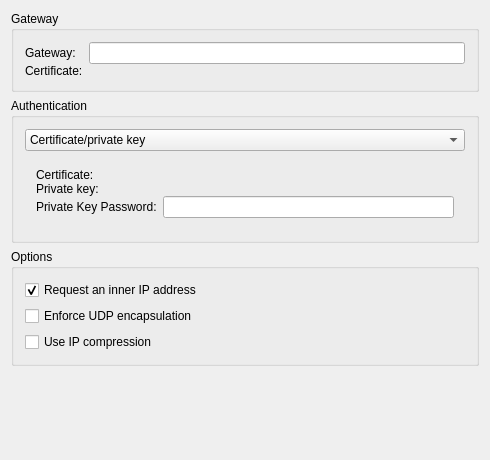
<?xml version="1.0" encoding="UTF-8"?>
<ui version="4.0">
 <class>StrongswanProp</class>
 <widget class="QWidget" name="StrongswanProp">
  <property name="geometry">
   <rect>
    <x>0</x>
    <y>0</y>
    <width>490</width>
    <height>460</height>
   </rect>
  </property>
  <property name="windowTitle">
   <string>Strong Swan VPN</string>
  </property>
  <layout class="QVBoxLayout" name="verticalLayout">
   <item>
    <widget class="QGroupBox" name="groupBox">
     <property name="title">
      <string>Gateway</string>
     </property>
     <layout class="QFormLayout" name="formLayout">
      <property name="verticalSpacing">
       <number>0</number>
      </property>
      <item row="0" column="0">
       <widget class="QLabel" name="textLabel3">
        <property name="text">
         <string>Gateway:</string>
        </property>
        <property name="wordWrap">
         <bool>false</bool>
        </property>
        <property name="buddy">
         <cstring>leGateway</cstring>
        </property>
       </widget>
      </item>
      <item row="0" column="1">
       <widget class="QLineEdit" name="leGateway">
        <property name="clearButtonEnabled">
         <bool>true</bool>
        </property>
       </widget>
      </item>
      <item row="1" column="0">
       <widget class="QLabel" name="label_3">
        <property name="text">
         <string>Certificate:</string>
        </property>
       </widget>
      </item>
      <item row="1" column="1">
       <widget class="KUrlRequester" name="leGatewayCertificate"/>
      </item>
     </layout>
    </widget>
   </item>
   <item>
    <widget class="QGroupBox" name="groupBox_2">
     <property name="title">
      <string>Authentication</string>
     </property>
     <layout class="QVBoxLayout" name="verticalLayout_3">
      <item>
       <widget class="QComboBox" name="cmbMethod">
        <property name="sizePolicy">
         <sizepolicy hsizetype="Expanding" vsizetype="Fixed">
          <horstretch>0</horstretch>
          <verstretch>0</verstretch>
         </sizepolicy>
        </property>
        <property name="editable">
         <bool>false</bool>
        </property>
        <item>
         <property name="text">
          <string>Certificate/private key</string>
         </property>
        </item>
        <item>
         <property name="text">
          <string>Certificate/ssh-agent</string>
         </property>
        </item>
        <item>
         <property name="text">
          <string>Smartcard</string>
         </property>
        </item>
        <item>
         <property name="text">
          <string>EAP</string>
         </property>
        </item>
       </widget>
      </item>
      <item>
       <widget class="QStackedWidget" name="swMethods">
        <property name="sizePolicy">
         <sizepolicy hsizetype="Preferred" vsizetype="Fixed">
          <horstretch>0</horstretch>
          <verstretch>0</verstretch>
         </sizepolicy>
        </property>
        <property name="currentIndex">
         <number>0</number>
        </property>
        <widget class="QWidget" name="page_4">
         <layout class="QFormLayout" name="formLayout_4">
          <property name="fieldGrowthPolicy">
           <enum>QFormLayout::ExpandingFieldsGrow</enum>
          </property>
          <property name="verticalSpacing">
           <number>0</number>
          </property>
          <item row="0" column="0">
           <widget class="QLabel" name="label_4">
            <property name="text">
             <string>Certificate:</string>
            </property>
           </widget>
          </item>
          <item row="0" column="1">
           <widget class="KUrlRequester" name="leAuthPrivatekeyCertificate"/>
          </item>
          <item row="1" column="0">
           <widget class="QLabel" name="label_6">
            <property name="text">
             <string>Private key:</string>
            </property>
           </widget>
          </item>
          <item row="1" column="1">
           <widget class="KUrlRequester" name="leAuthPrivatekeyKey"/>
          </item>
          <item row="2" column="0">
           <widget class="QLabel" name="label_7">
            <property name="text">
             <string>Private Key Password:</string>
            </property>
           </widget>
          </item>
          <item row="2" column="1">
           <layout class="QHBoxLayout" name="horizontalLayout_3">
            <item>
             <widget class="PasswordField" name="lePrivateKeyPassword">
              <property name="passwordModeEnabled" stdset="0">
               <bool>true</bool>
              </property>
             </widget>
            </item>
           </layout>
          </item>
         </layout>
        </widget>
        <widget class="QWidget" name="page_3">
         <layout class="QFormLayout" name="formLayout_3">
          <property name="verticalSpacing">
           <number>0</number>
          </property>
          <item row="0" column="0">
           <widget class="QLabel" name="label">
            <property name="text">
             <string>Certificate:</string>
            </property>
           </widget>
          </item>
          <item row="0" column="1">
           <widget class="KUrlRequester" name="leAuthSshCertificate"/>
          </item>
         </layout>
        </widget>
        <widget class="QWidget" name="page_2">
         <layout class="QFormLayout" name="formLayout_5">
          <property name="verticalSpacing">
           <number>0</number>
          </property>
          <item row="0" column="0">
           <widget class="QLabel" name="label_8">
            <property name="text">
             <string>PIN:</string>
            </property>
           </widget>
          </item>
          <item row="0" column="1">
           <layout class="QHBoxLayout" name="horizontalLayout_4">
            <item>
             <widget class="PasswordField" name="lePin">
              <property name="passwordModeEnabled" stdset="0">
               <bool>true</bool>
              </property>
             </widget>
            </item>
           </layout>
          </item>
         </layout>
        </widget>
        <widget class="QWidget" name="page">
         <layout class="QFormLayout" name="formLayout_2">
          <property name="fieldGrowthPolicy">
           <enum>QFormLayout::ExpandingFieldsGrow</enum>
          </property>
          <property name="verticalSpacing">
           <number>0</number>
          </property>
          <item row="0" column="0">
           <widget class="QLabel" name="label_5">
            <property name="text">
             <string>Username:</string>
            </property>
            <property name="buddy">
             <cstring>leUserName</cstring>
            </property>
           </widget>
          </item>
          <item row="0" column="1">
           <widget class="QLineEdit" name="leUserName">
            <property name="clearButtonEnabled">
             <bool>true</bool>
            </property>
           </widget>
          </item>
          <item row="1" column="1">
           <layout class="QHBoxLayout" name="horizontalLayout">
            <item>
             <widget class="PasswordField" name="leUserPassword">
              <property name="passwordModeEnabled" stdset="0">
               <bool>true</bool>
              </property>
             </widget>
            </item>
           </layout>
          </item>
          <item row="1" column="0">
           <widget class="QLabel" name="label_2">
            <property name="text">
             <string>User Password:</string>
            </property>
            <property name="buddy">
             <cstring>leUserPassword</cstring>
            </property>
           </widget>
          </item>
         </layout>
        </widget>
       </widget>
      </item>
     </layout>
    </widget>
   </item>
   <item>
    <widget class="QGroupBox" name="groupBox_3">
     <property name="title">
      <string>Options</string>
     </property>
     <layout class="QVBoxLayout" name="verticalLayout_2">
      <item>
       <widget class="QCheckBox" name="innerIP">
        <property name="autoFillBackground">
         <bool>false</bool>
        </property>
        <property name="text">
         <string>Request an inner IP address</string>
        </property>
        <property name="checked">
         <bool>true</bool>
        </property>
        <property name="tristate">
         <bool>false</bool>
        </property>
       </widget>
      </item>
      <item>
       <widget class="QCheckBox" name="udpEncap">
        <property name="text">
         <string>Enforce UDP encapsulation</string>
        </property>
       </widget>
      </item>
      <item>
       <widget class="QCheckBox" name="ipComp">
        <property name="text">
         <string>Use IP compression</string>
        </property>
       </widget>
      </item>
     </layout>
    </widget>
   </item>
   <item>
    <spacer name="verticalSpacer">
     <property name="orientation">
      <enum>Qt::Vertical</enum>
     </property>
     <property name="sizeHint" stdset="0">
      <size>
       <width>20</width>
       <height>0</height>
      </size>
     </property>
    </spacer>
   </item>
  </layout>
 </widget>
 <layoutdefault spacing="6" margin="11"/>
 <customwidgets>
  <customwidget>
   <class>KUrlRequester</class>
   <extends>QWidget</extends>
   <header>kurlrequester.h</header>
  </customwidget>
  <customwidget>
   <class>PasswordField</class>
   <extends>QLineEdit</extends>
   <header>passwordfield.h</header>
  </customwidget>
 </customwidgets>
 <tabstops>
  <tabstop>leGateway</tabstop>
  <tabstop>leGatewayCertificate</tabstop>
  <tabstop>cmbMethod</tabstop>
  <tabstop>leAuthPrivatekeyCertificate</tabstop>
  <tabstop>leAuthPrivatekeyKey</tabstop>
  <tabstop>lePrivateKeyPassword</tabstop>
  <tabstop>leAuthSshCertificate</tabstop>
  <tabstop>lePin</tabstop>
  <tabstop>leUserName</tabstop>
  <tabstop>leUserPassword</tabstop>
  <tabstop>innerIP</tabstop>
  <tabstop>udpEncap</tabstop>
  <tabstop>ipComp</tabstop>
 </tabstops>
 <resources/>
 <connections>
  <connection>
   <sender>cmbMethod</sender>
   <signal>currentIndexChanged(int)</signal>
   <receiver>swMethods</receiver>
   <slot>setCurrentIndex(int)</slot>
   <hints>
    <hint type="sourcelabel">
     <x>231</x>
     <y>129</y>
    </hint>
    <hint type="destinationlabel">
     <x>231</x>
     <y>186</y>
    </hint>
   </hints>
  </connection>
 </connections>
</ui>
